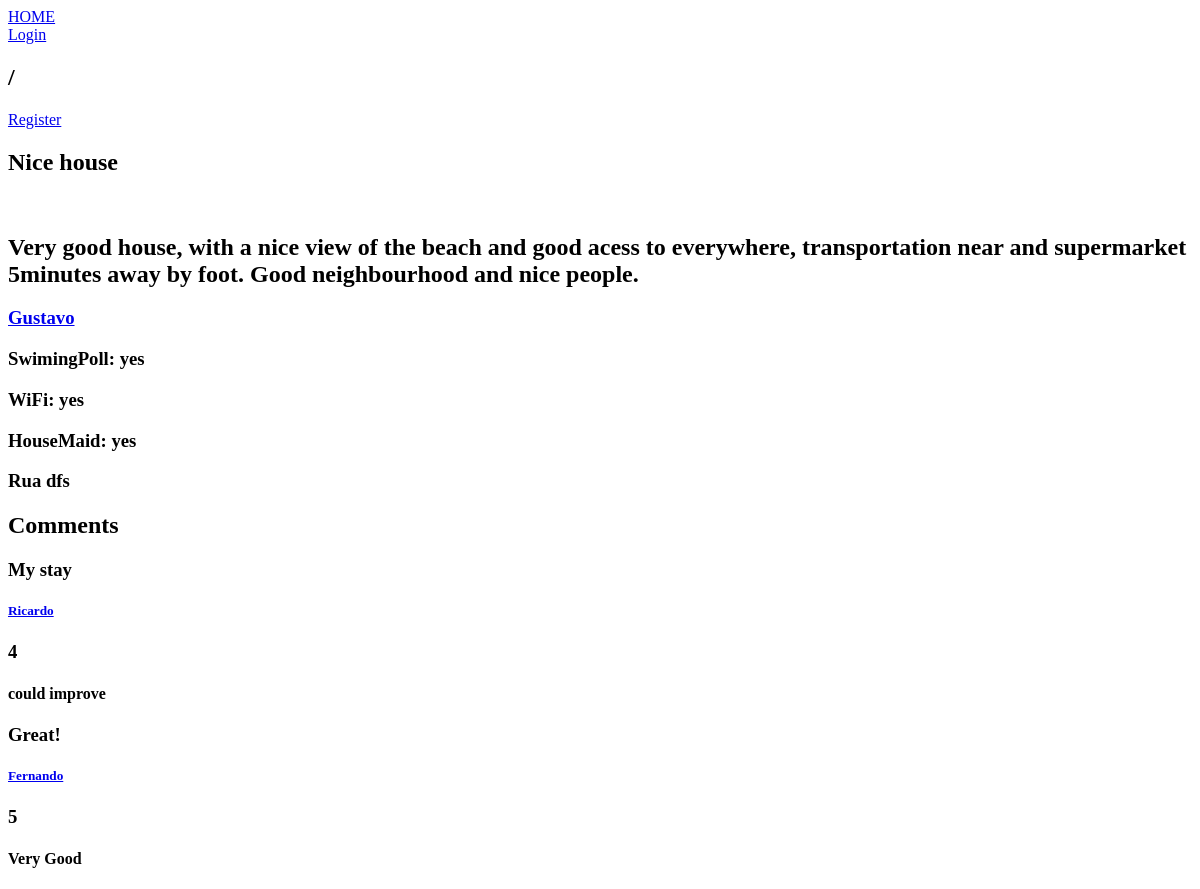
The app's page /pages/house.php?id=1, older data.
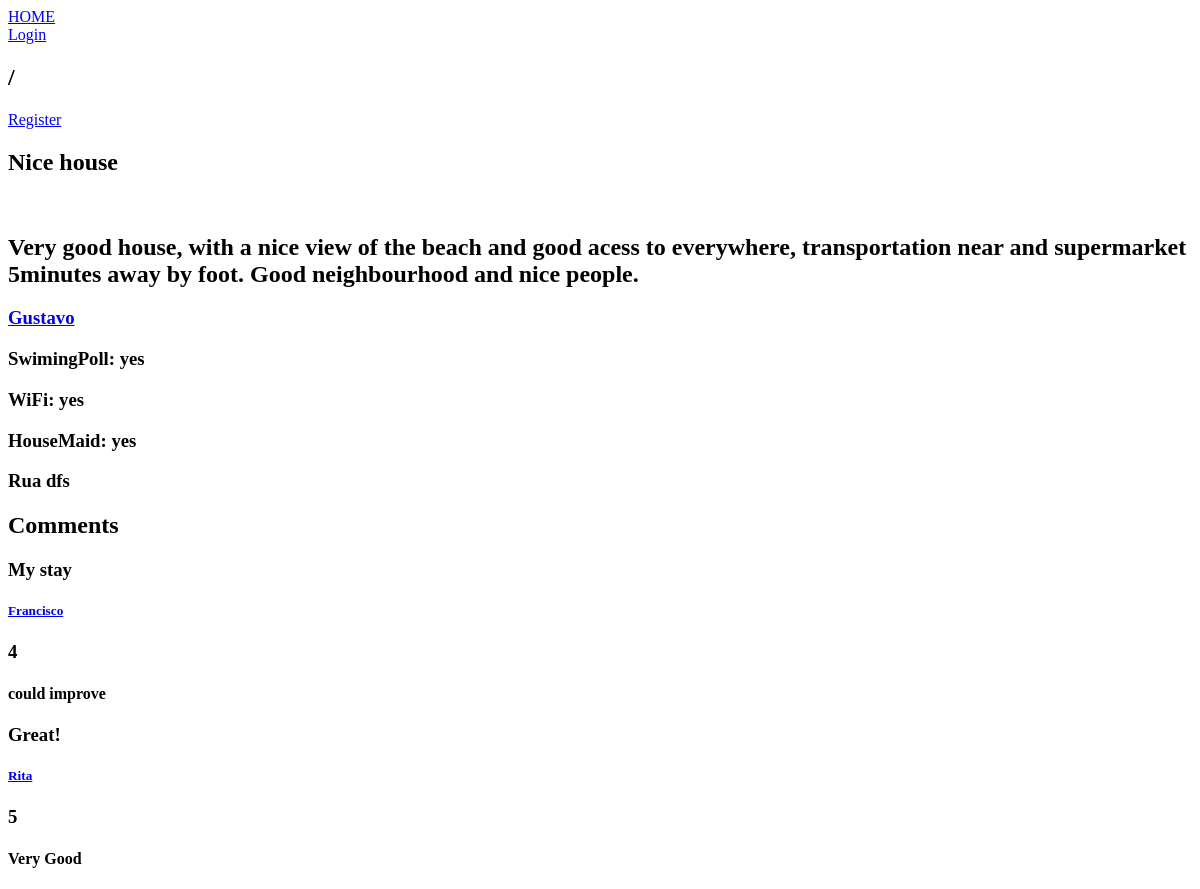
The same page, newer data.
### tables this page shows
CREATE TABLE Place(
    placeID integer PRIMARY KEY,
    title text NOT NULL,
    placeDescription text NOT NULL,
    placeAddress text NOT NULL,
    area real NOT NULL CHECK(area > 0),
    maxGuests INTEGER NOT NULL,
    swimmingPool INTEGER DEFAULT 0,
    wiFi INTEGER DEFAULT 0,
    houseMaid INTEGER DEFAULT 0,
    numberOfBedrooms INTEGER,
    placeOwner integer NOT NULL REFERENCES User
);

CREATE TABLE User(
    userID integer PRIMARY KEY,
    userName text NOT NULL,
    email text NOT NULL,
    passHash text NOT NULL,
    age date NOT NULL,
    phoneNumber text NOT NULL CHECK(length(phoneNumber) = 9)
);

CREATE TABLE Comment(
    commentID integer PRIMARY KEY,
    placeID integer NOT NULL REFERENCES Place,
    writer integer NOT NULL REFERENCES User,
    classification integer NOT NULL CHECK (classification >= 1 AND classification <= 5),
    title text NOT NULL,
    comment text NOT NULL
);

### actions/user_info.php (called while the page is built, shortened)
<?php
    function getUserInfo($userId){
        $db = Database::instance()->db();
        $stmt = $db->prepare('Select * from User
                              where User.userId = :userId
                                ');
        $stmt->bindParam(':userId', $userId);
        $stmt->execute();
        $user = $stmt->fetch();
        if($user !== false){
            return $user;
        }
        else{
            echo "PAGE NOT FOUND";
        }
    }
        ?>

### templates/comments.php (the view, shortened to what this page needs)
<?php
    include_once ('../actions/user_info.php');
    ?>
    <?php
    function drawComments($placeId){
        $comments = getComments($placeId);
        displayComments($comments);
    }
    function getComments($placeId){
        $db = Database::instance()->db();
        $stmt = $db->prepare('Select * from Comment where placeId = :placeId');
        $stmt->bindParam(':placeId' , $placeId);
        $stmt->execute();
        $comments = $stmt->fetchAll();
        return $comments;
    }
    function displayComments($comments){
        ?>
            <div id='Comments'>
            <h2>Comments </h2>
            <?php
        foreach($comments as $comment){
            $userName = getUserInfo($comment['writer'])['userName'];
        ?>
            <div id='Comment'>
                <h3> <?= $comment['title'] ?>  </h3>
                <a href="./user.php?id= <?= $comment['writer'] ?> ">
                    <h5> <?= $userName ?> </h5>
                </a>
                <h3> <?= $comment['classification'] ?>  </h3>
                <h4> <?= $comment['comment'] ?>  </h4>
            </div>
        <?php
        }
        ?>
            </div>
        <?php
    }
?>

### templates/header.php (shortened to what this page needs)
        <?php
function draw_headerArgs($cssFile,$jsFiles){  ?>
    <!DOCTYPE html>
    <html>
        <head>
            <?php
            foreach($cssFile as $css){
                ?>
                    <link href="<?= $css ?>" rel="stylesheet">
                <?php
            }
            ?>
        </head>
        <body>
        <?php
        draw_boby();
}
function draw_boby(){
    ?>
    <body>
    <a href="../pages/homePage.php"> HOME </a>
    <?php
        if( isset($_SESSION['username']) ){
            ?>
                <div id = "login">
                    <a href="user.php"> <?=$_SESSION['username']?> </a>
                    <h2> | </h2>
                    <a href="../actions/logout.php"> Logout </a>
                </div>
            <?php
        }else{
            ?>
                <div id = "login">
                    <a href="login.php"> Login </a>
                    <h2> / </h2>
                    <a href="register.php"> Register </a>
                </div>
            <?php
        }
}
    ?>

### actions/get_place_info.php (shortened to what this page needs)
<?php
function getPlace($place_id)
{
    $db = Database::instance()->db();
    $stmt = $db->prepare('Select * from Place
                            JOIN User
                            where user.userid = place.placeOwner
                            and placeid = :place_id');
    $stmt->bindParam(':place_id', $place_id);
    $stmt->execute();
    $place = $stmt->fetch();
    if ($place !== false) {
        return $place;
    } else
        return null;
}
function drawPlaceTitle($place)
{
    ?>
    <h2> <?= $place['title'] ?> </h2>
<?php
}
function drawPlaceDescription($place)
{
    ?>
    <h2> <?= $place['placeDescription'] ?> </h2>
<?php
}
function drawUser($place)
{
    ?>
    <a href="./user.php?id= <?= $place['placeOwner'] ?> ">
        <h3> <?= $place['userName'] ?> </h3>
    </a>
<?php
}
function drawPlaceAmenities($place)
{
    if ($place['swimmingPool'] == 1) {
    ?>
        <h3> SwimingPoll: yes </h3>
    <?php
    } else {
    ?>
        <h3> SwimingPoll: no </h3>
    <?php
    }
    if ($place['wiFi'] == 1) {
    ?>
        <h3> WiFi: yes </h3>
    <?php
    } else {
    ?>
        <h3> Wifi: no </h3>
    <?php
    }
    if ($place['houseMaid'] == 1) {
    ?>
        <h3> HouseMaid: yes </h3>
    <?php
    } else {
    ?>
        <h3> HouseMaid: no </h3>
    <?php
    }
    ?>
    <h3> <?= $place['placeAddress'] ?> </h1>
    <?php
}
            ?>

### pages/house.php (shortened to what this page needs)
<?php
    include_once ('../templates/header.php');
    include_once ('../templates/comments.php');
    include_once ('../actions/get_place_info.php');
    $placeId = -1;
    if(isset($_GET['id']))
        $placeId = $_GET['id'];
    draw_headerArgs(["../css/calendar.css"] , []);
    $place = getPlace($placeId);
    drawPlaceTitle($place);
    ?>
    <div>
    </div>
    <?php
        drawPlaceDescription($place);
        drawUser($place);
        drawPlaceAmenities($place);
        drawComments($placeId);
    ?>
    </body>
</html>

Row changes from the older to the newer data that the page shows:
changed through a linked row, comment "My stay": writer.userName "Ricardo" → "Francisco"
changed through a linked row, comment "Great!": writer.userName "Fernando" → "Rita"
